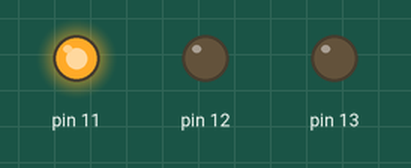
Recording of a sketch running on a simulated Arduino Uno, built with avr-gcc and run on an emulated ATmega328P. Shown: output pins drawn as LEDs (lit = HIGH).

Above: at 0.3 s.
At 1.42 s:
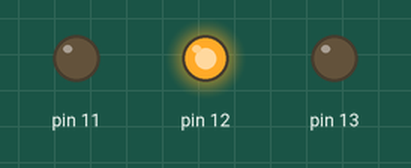
At 2.55 s:
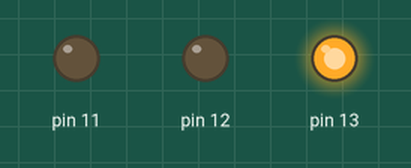
Timing chart, 0 to 3.0 s (numbered marks = the images above):
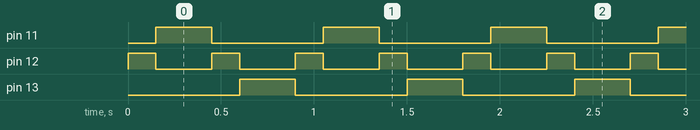

Measured:
- by itself, pin 11, pin 13: alternates HIGH for 0.30 s and LOW for 0.60 s
- by itself, pin 12: alternates HIGH for 0.15 s and LOW for 0.30 s
- by itself, everything shown: repeats every 0.90 s, in 4 steps

The sketch:

DenDuoiNhau.ino
```cpp
int nextPin = 0;
bool verse = true;

void setup() {
  // put your setup code here, to run once:
  for(int i = 11; i < 14; i++) {
    pinMode(i, OUTPUT);
  }
}

void loop() {
  // put your main code here, to run repeatedly:
  for(int i = 11; i < 14; i++) {
    digitalWrite(i, LOW);
  }
  nextPin = (nextPin + 1) % 3;
  if (nextPin == 0) {
    verse = !verse;
  }

  if (verse) {
    digitalWrite(13 - nextPin, HIGH);
  } else {
    digitalWrite(11 + nextPin, HIGH);
  }

  delay(150);
}
```
